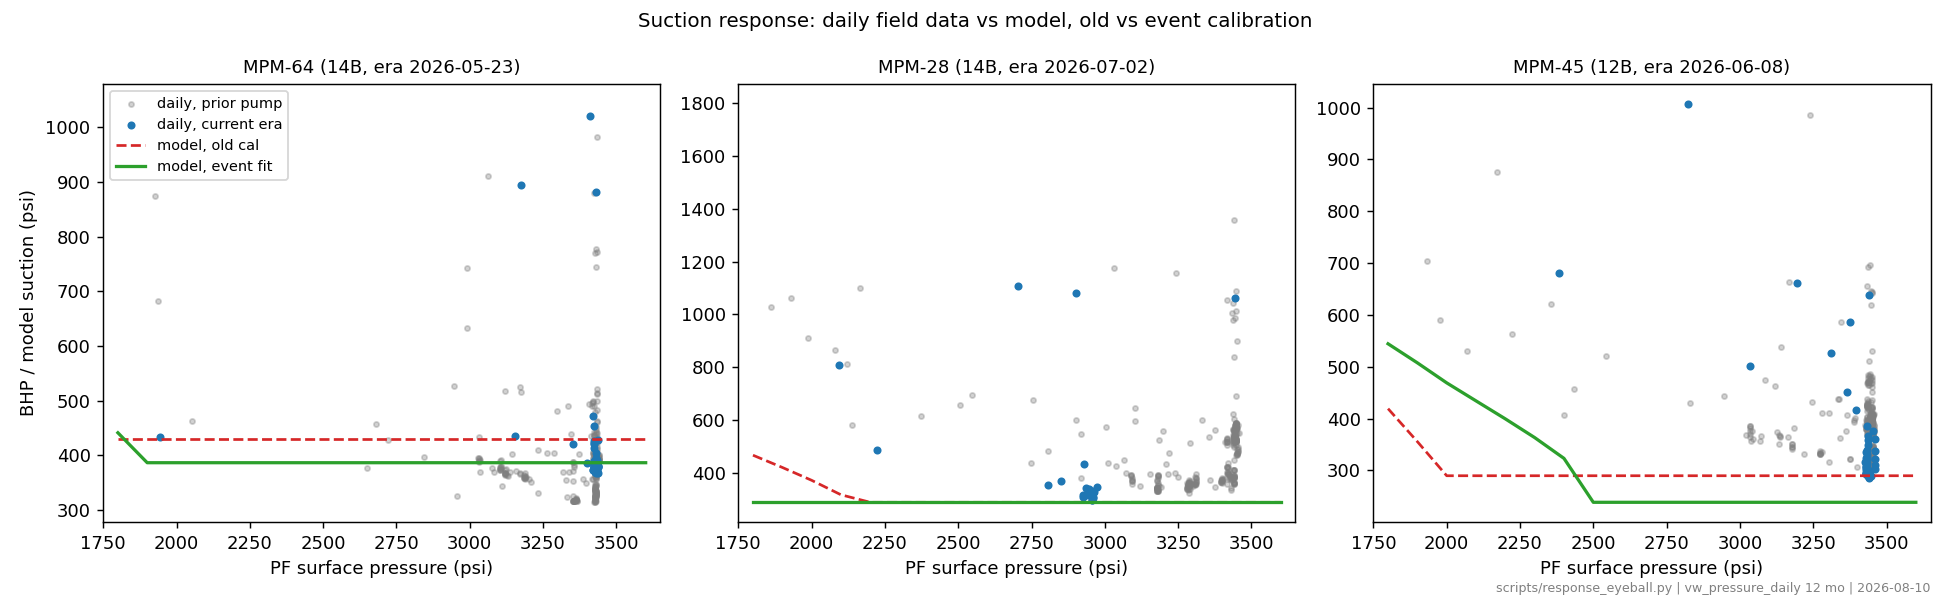

This chart was generated by the following Python code:
"""Eyeball diagnostic: measured daily (PF pressure, BHP) vs the model's
suction response curve at old (single-point) and new (event-fit) parameters.

Wells: MPM-64, MPM-28, MPM-45 (the beta-gate verdict wells). Fitted params
hardcoded from the 2026-08-10 multipoint harness run (scripts/
multipoint_validation.py output) - rerunning the fits here would add 3 min
for identical numbers.

Run:
  cd C:/dev/woffl_gui/woffl_gui
  PYTHONPATH=. venv/Scripts/python.exe scripts/response_eyeball.py
"""

from __future__ import annotations

import math

import matplotlib

matplotlib.use("Agg")
import matplotlib.pyplot as plt
import pandas as pd

# (well, new (ken, kth, kdi, fnz, mach_crit)) - old params come from the config
CASES = [
    ("MPM-64", (0.008, 0.22, 0.21, 1.03, 1.09)),
    ("MPM-28", (0.033, 0.05, 0.10, 1.03, 1.00)),
    ("MPM-45", (0.024, 0.24, 0.37, 1.08, 1.32)),
]
PPF_GRID = [1800.0 + 100.0 * i for i in range(19)]  # 1800..3600


def model_curve(wc, nozzle, throat, ken, kth, kdi, fnz, mach_crit):
    from woffl.assembly.network_optimizer import NetworkOptimizer
    from woffl.assembly import solopump as so
    from woffl.geometry.jetpump import JetPump

    wellbore, wellprof, inflow, res_mix, prop_pf = (
        NetworkOptimizer._create_well_objects(wc)
    )
    jp = JetPump(nozzle, throat, knz=0.01, ken=ken, kth=kth, kdi=kdi)
    jp.dnz = jp.dnz * math.sqrt(fnz)
    xs, ys = [], []
    for ppf in PPF_GRID:
        try:
            psu, _s, _q, _f, _n, _m = so.jetpump_solver(
                wc.surf_pres, wc.form_temp, ppf, jp, wellbore, wellprof,
                inflow, res_mix, prop_pf, "reverse", mach_crit=mach_crit,
            )
            xs.append(ppf)
            ys.append(psu)
        except Exception:
            continue
    return xs, ys


def main() -> None:
    from server.services.evidence import _fleet_pressure_daily
    from server.services.optimizer_runs import _build_configs, _current_and_tests
    from woffl.assembly.pf_pressure import resolve_pf_pressure
    from woffl.assembly.jp_history import get_current_pump
    from server.services import datasources

    notes: list = []
    prov: dict = {}
    configs = _build_configs(["M"], set(), [], notes, prov)
    by_name = {c.well_name: c for c in configs}
    current, _ = _current_and_tests(list(by_name))
    jp_hist, _src = datasources.jp_history_safe()
    daily = _fleet_pressure_daily()

    fig, axes = plt.subplots(1, 3, figsize=(15, 4.6))
    for ax, (well, new) in zip(axes, CASES):
        wc = by_name[well]
        cc = current[well]
        cur = get_current_pump(jp_hist, well)
        era = pd.to_datetime(cur["date_set"]) if cur else None

        d = daily[daily["well"] == well].copy()
        d["ppf"] = [
            resolve_pf_pressure(t, a)[0]
            for t, a in zip(d["tubing_prs"], d["inn_ann_prs"])
        ]
        d["bhp"] = pd.to_numeric(d["btmhole_prs"], errors="coerce")
        d = d.dropna(subset=["ppf", "bhp"])
        d = d[(d["bhp"] > 50) & d["ppf"].between(800, 5500)]
        in_era = d[d["sample_date"] >= era] if era is not None else d
        prior = d[d["sample_date"] < era] if era is not None else d.iloc[0:0]

        ax.scatter(prior["ppf"], prior["bhp"], s=8, c="tab:gray", alpha=0.35,
                   label="daily, prior pump")
        ax.scatter(in_era["ppf"], in_era["bhp"], s=12, c="tab:blue",
                   label="daily, current era")

        old_k = (wc.ken_well or 0.03, wc.kth_well or 0.30, wc.kdi_well or 0.40)
        xs, ys = model_curve(wc, cc[0], cc[1], *old_k, 1.0, 1.0)
        ax.plot(xs, ys, c="tab:red", lw=1.5, ls="--", label="model, old cal")
        xs, ys = model_curve(wc, cc[0], cc[1], *new)
        ax.plot(xs, ys, c="tab:green", lw=1.8, label="model, event fit")

        era_s = era.date() if era is not None else "?"
        ax.set_title(f"{well} ({cc[0]}{cc[1]}, era {era_s})", fontsize=10)
        ax.set_xlabel("PF surface pressure (psi)")
        ax.set_xlim(1750, 3650)
    axes[0].set_ylabel("BHP / model suction (psi)")
    axes[0].legend(fontsize=8, loc="upper left")
    fig.suptitle(
        "Suction response: daily field data vs model, old vs event calibration",
        fontsize=11,
    )
    fig.text(
        0.99, 0.01,
        "scripts/response_eyeball.py | vw_pressure_daily 12 mo | 2026-08-10",
        ha="right", fontsize=7, color="gray",
    )
    fig.tight_layout()
    out = "scripts/response_eyeball.png"
    fig.savefig(out, dpi=130)
    print(f"wrote {out}")


if __name__ == "__main__":
    main()
